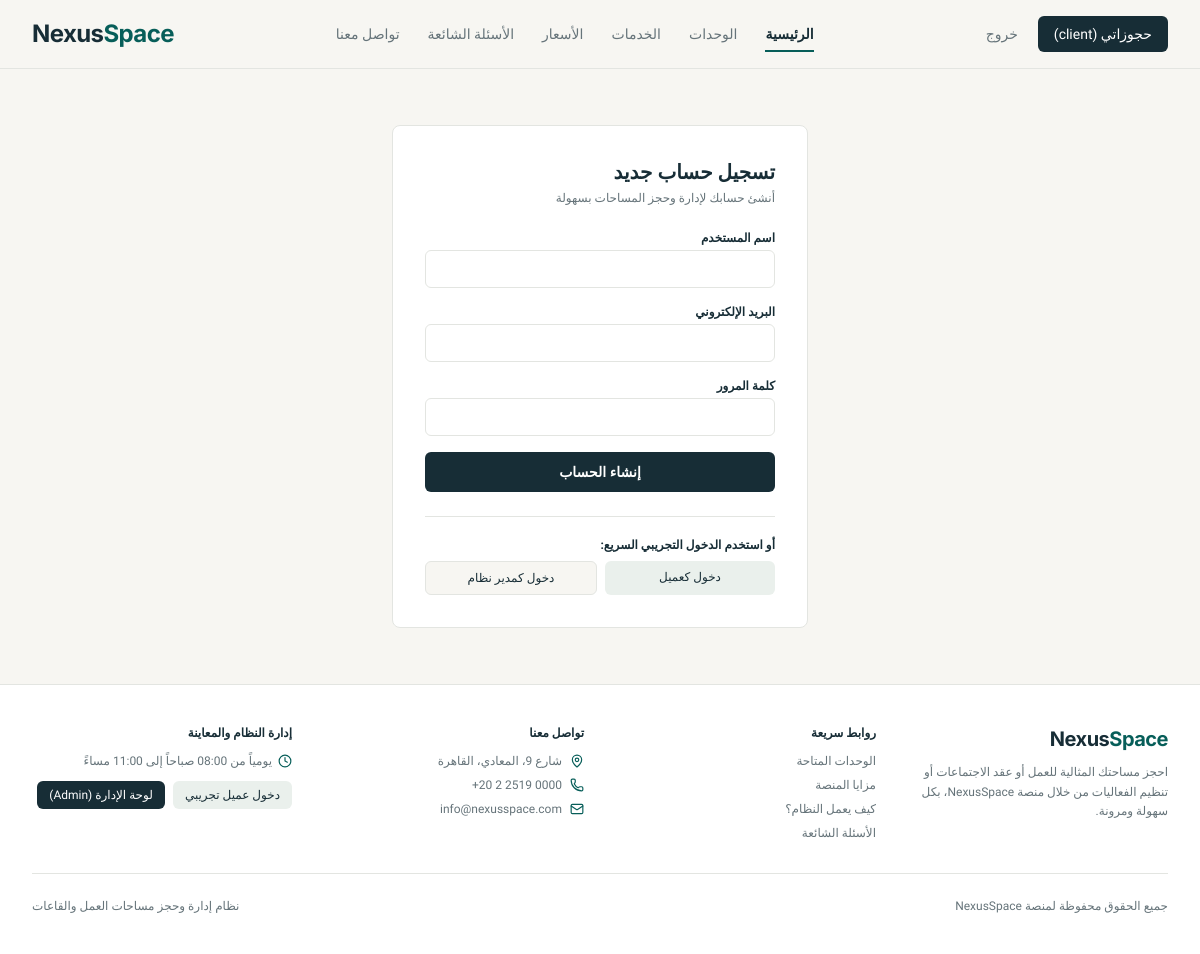
Screenshot of /register/ (signed in) with the database file from the repository.
### apps/cms/models.py (models this page shows, shortened)
class SiteConfiguration(models.Model):
    site_name = models.CharField(max_length=100, default="NexusSpace", verbose_name="اسم المنصة")
    hero_title_line1 = models.CharField(max_length=150, default="مساحات عمل وقاعات", verbose_name="عنوان الواجهة (السطر الأول)")
    hero_title_line2 = models.CharField(max_length=150, default="بكل احترافية في مكان واحد", verbose_name="عنوان الواجهة (السطر الثاني)")
    hero_subtitle = models.TextField(
        default="احجز مساحتك المثالية للعمل أو عقد الاجتماعات أو تنظيم الفعاليات من خلال منصة NexusSpace، بكل سهولة ومرونة.",
        verbose_name="الوصف المختصر في الواجهة"
    )
    hero_image_url = models.URLField(
        default="https://images.unsplash.com/photo-1497366811353-6870744d04b2?auto=format&fit=crop&w=1400&q=85",
        verbose_name="صورة الواجهة الرئيسية (Hero)"
    )
    cta_banner_title = models.CharField(max_length=150, default="مساحتك المثالية بانتظارك", verbose_name="عنوان اللوحة الداكنة")
    cta_banner_subtitle = models.TextField(
        default="سواء كنت تعمل بمفردك أو مع فريقك، نحن نوفر لك المكان المناسب.",
        verbose_name="وصف اللوحة الداكنة"
    )
    contact_email = models.EmailField(default="info@nexusspace.com", verbose_name="البريد الإلكتروني")
    phone_number = models.CharField(max_length=30, default="+20 2 2519 0000", verbose_name="رقم الهاتف")
    address = models.CharField(max_length=250, default="شارع 9، المعادي، القاهرة", verbose_name="العنوان الفعلي")
    working_hours = models.CharField(max_length=100, default="يومياً من 08:00 صباحاً إلى 11:00 مساءً", verbose_name="ساعات العمل")
    class Meta:
        verbose_name = "إعدادات المنصة الأساسية"
        verbose_name_plural = "إعدادات المنصة الأساسية"

### apps/spaces/views.py (the view, shortened to what this page needs)
# urls.py: path('register/', views.register_view, name='register'),
def register_view(request):
    return render(request, 'spaces/auth.html', {'mode': 'register'})

### apps/cms/context_processors.py (called while the page is built)
def site_settings(request):
    config, _ = SiteConfiguration.objects.get_or_create(pk=1)
    return {'site_config': config}

### templates/spaces/auth.html (shortened to what this page needs)
{% extends 'base.html' %}
{% block content %}
<div class="max-w-md mx-auto px-4 py-14">
    <div class="bg-cardbg border border-borderline rounded-[8px] p-6 sm:p-8">
        <h1 class="text-xl font-bold text-primarytext mb-1">
            {% if mode == 'register' %}تسجيل حساب جديد{% else %}تسجيل الدخول{% endif %}
        </h1>
        <p class="text-xs text-secondarytext mb-6">
            {% if mode == 'register' %}أنشئ حسابك لإدارة وحجز المساحات بسهولة{% else %}ادخل إلى حسابك لمتابعة حجوزاتك{% endif %}
        </p>
        <form method="POST" class="space-y-4">
            <div>
                <label class="block text-xs font-semibold text-primarytext mb-1">اسم المستخدم</label>
                <input type="text" name="username" required class="w-full border border-borderline rounded-[6px] px-3 py-2 text-sm outline-none focus:border-petrol">
            </div>
            {% if mode == 'register' %}
            <div>
                <label class="block text-xs font-semibold text-primarytext mb-1">البريد الإلكتروني</label>
                <input type="email" name="email" required class="w-full border border-borderline rounded-[6px] px-3 py-2 text-sm outline-none focus:border-petrol">
            </div>
            {% endif %}
            <div>
                <label class="block text-xs font-semibold text-primarytext mb-1">كلمة المرور</label>
                <input type="password" name="password" required class="w-full border border-borderline rounded-[6px] px-3 py-2 text-sm outline-none focus:border-petrol">
            </div>
            <button type="submit" class="w-full bg-primarytext hover:bg-petrolhover text-white font-semibold text-sm py-2.5 rounded-[6px] transition duration-150">
                {% if mode == 'register' %}إنشاء الحساب{% else %}دخول{% endif %}
            </button>
        </form>
        <div class="mt-6 pt-5 border-t border-borderline text-xs text-secondarytext space-y-2">
            <div class="font-semibold text-primarytext mb-2">أو استخدم الدخول التجريبي السريع:</div>
            <div class="flex gap-2">
                <a href="{% url 'demo_login' 'client' %}" class="flex-1 text-center bg-iconbg hover:bg-petrol hover:text-white text-primarytext py-2 rounded-[6px] font-medium transition duration-150">دخول كعميل</a>
                <a href="{% url 'demo_login' 'admin' %}" class="flex-1 text-center bg-pagebg border border-borderline hover:border-petrol text-primarytext py-2 rounded-[6px] font-medium transition duration-150">دخول كمدير نظام</a>
            </div>
        </div>
    </div>
</div>
{% endblock %}

### templates/partials/navbar.html (shortened to what this page needs)
<header class="bg-[#F7F6F2] border-b border-borderline sticky top-0 z-40">
    <div class="max-w-[1320px] mx-auto px-4 sm:px-6 lg:px-8 h-[68px] flex items-center justify-between gap-4">
        <div class="flex items-center gap-2.5">
            {% if user.is_authenticated %}
                <a href="{% url 'my_bookings' %}" class="bg-primarytext hover:bg-petrolhover text-white text-xs sm:text-sm font-medium px-4 py-2 rounded-[6px] transition duration-150">
                    حجوزاتي ({{ user.username }})
                </a>
                <a href="{% url 'logout' %}" class="text-secondarytext hover:text-primarytext text-xs sm:text-sm font-medium px-2.5 py-2 transition duration-150">
                    خروج
                </a>
            {% endif %}
        </div>
        <nav aria-label="التنقل الرئيسي" class="hidden lg:flex items-center gap-7 text-sm font-medium text-secondarytext">
            <a href="{% url 'home' %}" class="text-primarytext font-semibold relative py-5 after:content-[''] after:absolute after:bottom-3 after:right-0 after:w-full after:h-[2px] after:bg-petrol">
                الرئيسية
            </a>
            <a href="{% url 'home' %}#spaces-section" class="hover:text-primarytext transition duration-150">الوحدات</a>
            <a href="{% url 'home' %}#features-section" class="hover:text-primarytext transition duration-150">الخدمات</a>
            <a href="{% url 'home' %}#pricing-section" class="hover:text-primarytext transition duration-150">الأسعار</a>
            <a href="{% url 'home' %}#faq-section" class="hover:text-primarytext transition duration-150">الأسئلة الشائعة</a>
            <a href="#footer-contact" class="hover:text-primarytext transition duration-150">تواصل معنا</a>
        </nav>
        <a href="{% url 'home' %}" dir="ltr" class="brand-en text-xl sm:text-2xl font-bold tracking-tight shrink-0">
            <span class="text-primarytext">Nexus</span><span class="text-petrol">Space</span>
        </a>
    </div>
</header>

### templates/partials/footer.html
<footer id="footer-contact" class="bg-cardbg border-t border-borderline text-sm text-secondarytext">
    <div class="max-w-[1320px] mx-auto px-4 sm:px-6 lg:px-8 py-10">
        <div class="grid grid-cols-1 md:grid-cols-4 gap-8 pb-8 border-b border-borderline">
            <div class="space-y-2.5">
                <a href="{% url 'home' %}" dir="ltr" class="brand-en text-xl font-bold tracking-tight inline-block">
                    <span class="text-primarytext">Nexus</span><span class="text-petrol">Space</span>
                </a>
                <p class="text-xs leading-relaxed text-secondarytext">
                    {{ site_config.hero_subtitle }}
                </p>
            </div>
            <div>
                <h3 class="text-xs font-bold text-primarytext mb-3">روابط سريعة</h3>
                <ul class="space-y-2 text-xs">
                    <li><a href="{% url 'home' %}#spaces-section" class="hover:text-petrol">الوحدات المتاحة</a></li>
                    <li><a href="{% url 'home' %}#features-section" class="hover:text-petrol">مزايا المنصة</a></li>
                    <li><a href="{% url 'home' %}#how-it-works" class="hover:text-petrol">كيف يعمل النظام؟</a></li>
                    <li><a href="{% url 'home' %}#faq-section" class="hover:text-petrol">الأسئلة الشائعة</a></li>
                </ul>
            </div>
            <div>
                <h3 class="text-xs font-bold text-primarytext mb-3">تواصل معنا</h3>
                <ul class="space-y-2 text-xs">
                    <li class="flex items-center gap-2">
                        <i data-lucide="map-pin" class="w-3.5 h-3.5 text-petrol" aria-hidden="true"></i>
                        <span>{{ site_config.address }}</span>
                    </li>
                    <li class="flex items-center gap-2">
                        <i data-lucide="phone" class="w-3.5 h-3.5 text-petrol" aria-hidden="true"></i>
                        <span dir="ltr">{{ site_config.phone_number }}</span>
                    </li>
                    <li class="flex items-center gap-2">
                        <i data-lucide="mail" class="w-3.5 h-3.5 text-petrol" aria-hidden="true"></i>
                        <span>{{ site_config.contact_email }}</span>
                    </li>
                </ul>
            </div>
            <div>
                <h3 class="text-xs font-bold text-primarytext mb-3">إدارة النظام والمعاينة</h3>
                <p class="text-xs mb-3 flex items-center gap-1.5">
                    <i data-lucide="clock" class="w-3.5 h-3.5 text-petrol" aria-hidden="true"></i>
                    <span>{{ site_config.working_hours }}</span>
                </p>
                <div class="flex flex-wrap gap-2">
                    <a href="{% url 'demo_login' 'client' %}" class="text-xs bg-iconbg hover:bg-petrol hover:text-white text-primarytext px-3 py-1.5 rounded-[6px] font-medium transition duration-150">
                        دخول عميل تجريبي
                    </a>
                    <a href="{% url 'demo_login' 'admin' %}" class="text-xs bg-primarytext hover:bg-petrolhover text-white px-3 py-1.5 rounded-[6px] font-medium transition duration-150">
                        لوحة الإدارة (Admin)
                    </a>
                </div>
            </div>
        </div>
        <div class="pt-6 flex flex-wrap justify-between items-center text-xs text-secondarytext gap-4">
            <span>جميع الحقوق محفوظة لمنصة {{ site_config.site_name }}</span>
            <span>نظام إدارة وحجز مساحات العمل والقاعات</span>
        </div>
    </div>
</footer>

### templates/base.html (style rules this page uses)
body { font-family: 'IBM Plex Sans Arabic', sans-serif; background-color: #F7F6F2; color: #172D36; overflow-x: hidden; }
.brand-en { font-family: 'Inter', sans-serif; }

### rows the page displays
SiteConfiguration: hero_subtitle "احجز مساحتك المثالية للعمل أو عقد الاجتماعات أو تنظيم الفعاليات من خلال منصة NexusSpace، بكل سهولة ومرونة.", address "شارع 9، المعادي، القاهرة", phone_number "+20 2 2519 0000", contact_email "info@nexusspace.com", working_hours "يومياً من 08:00 صباحاً إلى 11:00 مساءً", site_name "NexusSpace"

### other values shown
{{ user.username }} "client"
